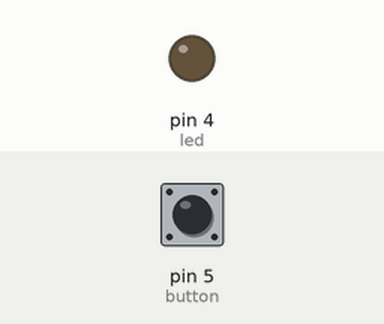
Bench run of a sketch on a simulated Arduino Uno, built with avr-gcc and run on an emulated ATmega328P. Shown: output pins drawn as LEDs (lit = HIGH). Dashed ring = blinking. Inputs (shaded band) come from the test bench; at power-on: pin 5 (button) LOW.

Above: at 1.2 s.
1.3 s: pin 5 (button) pulled HIGH for 1 s
At 1.55 s:
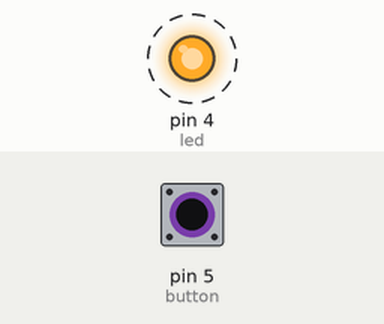
4.3 s: pin 5 (button) pulled HIGH for 3.2 s
At 7.8 s:
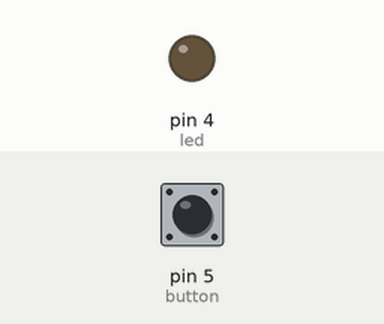
Timing chart, 0 to 9.3 s (numbered marks = the images above; inputs shaded):
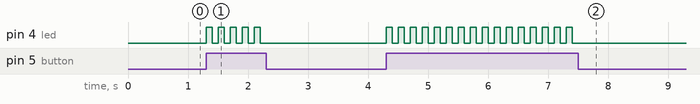

Measured:
- after the input at 1.3 s, pin 4 (led): alternates HIGH for 0.10 s and LOW for 0.10 s, 10 changes in all, then stays LOW, starting at once
- after the input at 4.3 s, pin 4 (led): alternates HIGH for 0.10 s and LOW for 0.10 s, 32 changes in all, then stays LOW, starting at once

The sketch:

4._Push_to_Light.ino
```cpp
int led = 4;
int button = 5;
int buttonstatus = 0;      //the word "buttonstatus" stands for the value "0". Later on, it will save whether the button is pushed or not.


void setup() {
  pinMode(led, OUTPUT);
  pinMode(button, INPUT);
}


void loop() {
  buttonstatus = digitalRead(button);      //The value on pin 7 is read, and the result/reading will be saved under "buttonstatus".
                                           //HIGH means 5 volts, and LOW means 0 volts.
  if(buttonstatus == HIGH){                //if the button is pushed (high voltage value)
    digitalWrite(led, HIGH);               //the LED should light up
    delay(100);                            //for 0.1 seconds (100 milliseconds)
    digitalWrite(led, LOW);                //then, the LED should turn OFF
    delay(100);
  }                                        //closes "if" function

  else(digitalWrite(led, LOW));            //or else, the LED should not light up
}                                          //closes the whole loop function
```
